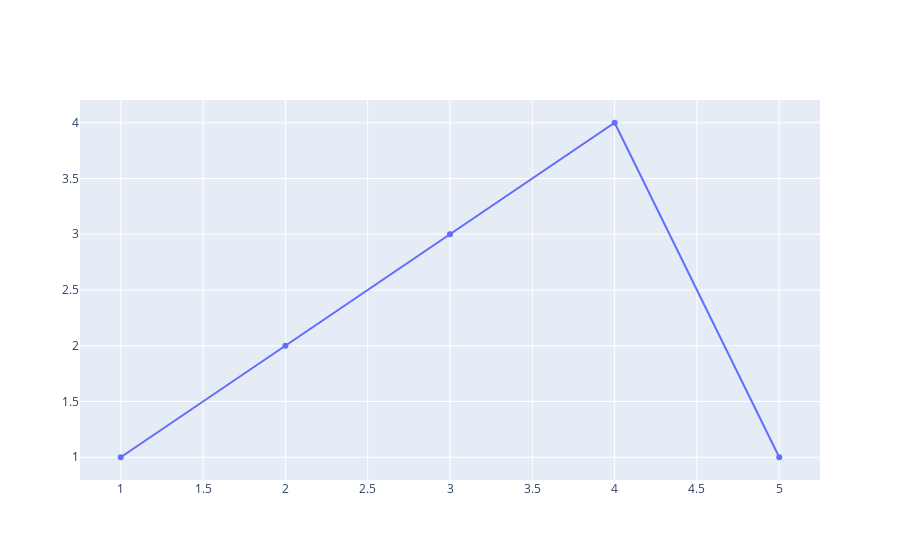

Notebook code cell kept with this figure:
### Code cell
iplot([{"x":[1,2,3,4,5], "y":[1,2,3,4,1]}])

### Figure 1 — Plotly figure (JSON) as saved in the notebook; plotly's stock layout.template omitted (floating-point values rounded to 4 significant figures)
{"data": [{"x": [1, 2, 3, 4, 5], "y": [1, 2, 3, 4, 1], "type": "scatter"}], "layout": {}}
